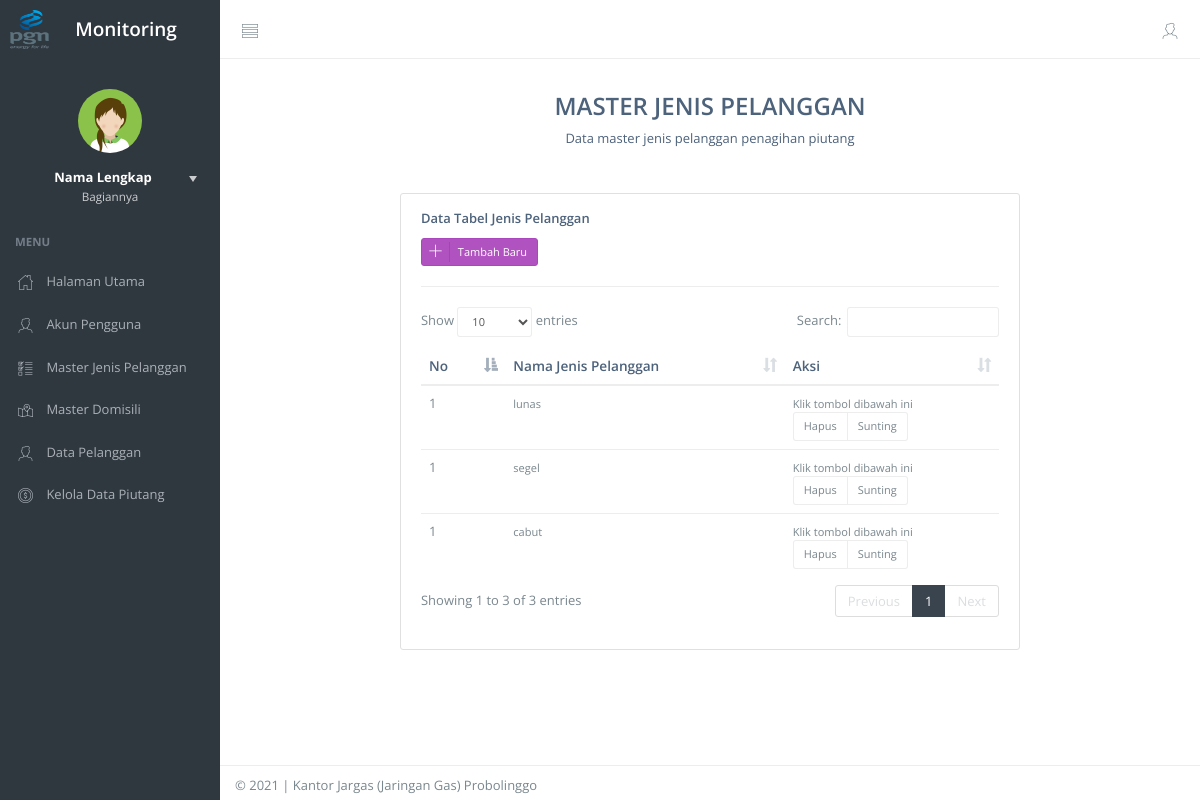
/index.php/jenis_pelanggan, run on the app's committed database.
### tables this page shows
CREATE TABLE `master_jenis_pelanggan` (
  `id_jenis_pelanggan` int(11) NOT NULL,
  `nama_jenis` varchar(50) NOT NULL,
  `created_at` timestamp NOT NULL DEFAULT current_timestamp() ON UPDATE current_timestamp()
);

### application/controllers/Jenis_pelanggan.php (called while the page is built, shortened)
<?php
    class Jenis_pelanggan extends CI_Controller {
        function __construct() {
            $this->load->model('M_jenis_pelanggan');
        }
        public function index(){
            $datajenispelanggan = $this->M_jenis_pelanggan->getDataTable( null, 'master_jenis_pelanggan' );
            $data = array(
                'folder'    => "jenis_pelanggan",
                'view'      => "V_jenis_pelanggan",
                 'jenis_pelanggan'  => $datajenispelanggan
            );
            $this->load->view('template/template_backend', $data);
        }
    }

### index.php (called while the page is built, shortened)
<?php
require_once BASEPATH.'core/CodeIgniter.php';

### application/models/M_jenis_pelanggan.php (called while the page is built, shortened)
<?php
class M_jenis_pelanggan extends CI_Model {
        function getDataTable( $where = null, $table ) {
            if ( $where ) {
                return $this->db->get_where($table, $where);
            } else {
                return $this->db->get($table);
            }
        }
}
?>

### application/views/jenis_pelanggan/V_jenis_pelanggan.php (the view, shortened to what this page needs)
<div id="content-container">
    <div id="page-head">
        <div class="pad-all text-center">
            <h3>MASTER JENIS PELANGGAN</h3>
            <p1>Data master jenis pelanggan penagihan piutang</p>
        </div>
    </div>
    <div id="page-content">
        <div class="row">
            <div class="col-md-8 col-md-offset-2">
                <div class="panel panel-body" style="border: 1px solid #e0e0e0">
                    <p class="text-main text-semibold">Data Tabel Jenis Pelanggan</p>
                    <a href="#" data-target="#tambah-jenis_pelanggan" data-toggle="modal" class="btn btn-sm btn-purple btn-labeled"><i class="btn-label ti-plus"></i> Tambah Baru</a>
                    <hr>
                    <table class="table" id="table-jenis_pelanggan">
                        <thead>
                            <tr>
                                <th>No</th>
                                <th>Nama Jenis Pelanggan</th>
                                <th>Aksi</th>
                            </tr>
                        </thead>
                        <tbody>
                        <?php foreach ( $jenis_pelanggan->result_array() AS $kolom ) { ?>
                            <tr>
                                <td>1</td>
                                <td>
                                    <small><?php echo $kolom['nama_jenis'] ?></small>
                                <br></td>
                                <td>
                                    <small>Klik tombol dibawah ini</small> <br>
                                    <div class="btn-group mar-rgt">
                                        <button data-target="#hapus-jenis_pelanggan-<?php echo $kolom['id_jenis_pelanggan'] ?>" data-toggle="modal" class="btn btn-sm btn-default btn-active-danger">Hapus</button>
                                        <button data-target="#sunting-jenis_pelanggan-<?php echo $kolom['id_jenis_pelanggan'] ?>" data-toggle="modal" class="btn btn-sm btn-default btn-active-warning">Sunting</button>
                                </div>
                            </tr>
                            <?php } ?>
                        </tbody>
                    </table>
                </div>
            </div>
        </div>
    </div>
</div>

### data on the page
master_jenis_pelanggan: nama_jenis "lunas"
master_jenis_pelanggan: nama_jenis "segel"
master_jenis_pelanggan: nama_jenis "cabut"

### other printed values
$full_name "Nama Lengkap"
$caption "Bagiannya"
